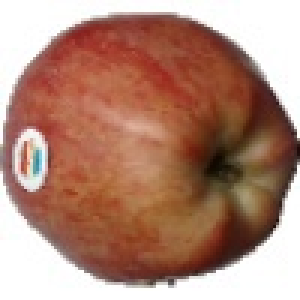
#> input picture data/test/apple/102_r_322_100.jpg, 100 x 100 px (shown 3 times larger); its folder holds only this picture in this run
$ python train.py
#> lines starting #> are read from the running program, lines starting #| are printed output that depends on the picture; after the words box and inside, x2 and y2 are one past the last pixel; in counts of white or black regions, pixels touching at a corner belong together
#> in yukle, img is the input picture: shape (100, 100, 3); mean B, G, R 119.3, 135.8, 177.2
### features.py
import cv2
import numpy as np


def extract(img_bgr):
    """Bir meyve resminden sayisal ozellik vektoru cikarir (renk + sekil)."""
    img = cv2.resize(img_bgr, (100, 100))
    hsv = cv2.cvtColor(img, cv2.COLOR_BGR2HSV)
#> hsv: shape (100, 100, 3); mean H, S, V 17.5, 104.4, 177.5


    mask = (img.min(axis=2) < 235).astype(np.uint8) * 255
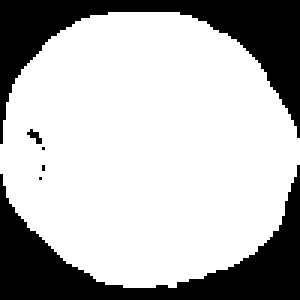
#> mask: shape (100, 100) (shown 3 times larger); 71.9% white; 6 black regions (4 under 20 px), largest, box (x1, y1, x2, y2) and area: (0, 55, 100, 100) 1411, (0, 0, 100, 48) 1388
    mask = cv2.morphologyEx(mask, cv2.MORPH_CLOSE, np.ones((5, 5), np.uint8))
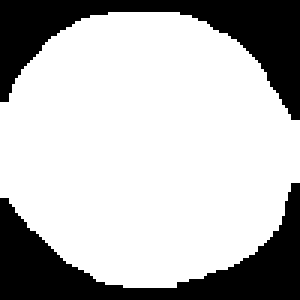
#> mask: shape (100, 100) (shown 3 times larger); 72.5% white; 2 black regions


    shape = [0.0, 0.0, 0.0, 0.0, 0.0]
    cnts, _ = cv2.findContours(mask, cv2.RETR_EXTERNAL, cv2.CHAIN_APPROX_SIMPLE)
#> cnts = 1 contour; box (x1, y1, x2, y2) and area: (0, 4, 100, 96) 7112
    if cnts:
        c = max(cnts, key=cv2.contourArea)
#> c = contour of 114 points, box (x1, y1, x2, y2) (0, 4, 100, 96), area 7112
        area = cv2.contourArea(c)
#> area = 7111.5
        per = cv2.arcLength(c, True)
#> per = 322
        hull_area = cv2.contourArea(cv2.convexHull(c))
#> hull_area = 7232
        (w, h) = cv2.minAreaRect(c)[1]
#> w = 91; h = 99
        if area > 0 and per > 0 and w > 0 and h > 0:
            aspect = max(w, h) / min(w, h)
#> aspect = 1.09
            solidity = area / max(hull_area, 1e-6)
#> solidity = 0.983
            circularity = 4 * np.pi * area / (per * per)
#> circularity = 0.862
            area_ratio = area / (100 * 100)
#> area_ratio = 0.711
            extent = area / (w * h)
#> extent = 0.789
            shape = [aspect, solidity, circularity, area_ratio, extent]
#> shape = [1.09, 0.983, 0.862, 0.711, 0.789]


    m = mask if mask.sum() > 0 else None
    feats = []
    for ch, bins, rng in ((0, 18, [0, 180]), (1, 8, [0, 256]), (2, 8, [0, 256])):
        hist = cv2.calcHist([hsv], [ch], m, [bins], rng).flatten()
        feats += list(hist / (hist.sum() + 1e-6))
#> this loop made 3 passes
#> hist on passes 2 to 3: [399, 252, 349, 835, 2136, 2720, 525, 37], [28, 157, 661, 914, 2637, 2193, 445, 218]
#> after the loop, feats = 34 values, max 0.626 at index 0, min 0 at index 13, mean 0.0882

    return np.array(feats + shape, dtype=np.float32)

### train.py
from pathlib import Path

import cv2
import joblib
import matplotlib
import numpy as np
from sklearn.ensemble import RandomForestClassifier
from sklearn.metrics import (ConfusionMatrixDisplay, accuracy_score,
                             classification_report, confusion_matrix)

from features import extract

matplotlib.use("Agg")
import matplotlib.pyplot as plt

KOK = Path(__file__).parent
SINIFLAR = ["apple", "pear", "banana"]


def yukle(bolum):
    X, y = [], []
    for etiket in SINIFLAR:
        for yol in sorted((KOK / "data" / bolum / etiket).glob("*.jpg")):
            img = cv2.imdecode(np.fromfile(str(yol), dtype=np.uint8), cv2.IMREAD_COLOR)
            if img is None:
                continue
            X.append(extract(img))
            y.append(etiket)
        print(f"  {bolum}/{etiket}: yuklendi")
    return np.array(X), np.array(y)


print("Veri yukleniyor...")
X_train, y_train = yukle("training")
X_test, y_test = yukle("test")
#> the loop in extract (call 2), `for ch, bins, rng in ((0, 18, [0, 180]), (1, 8, [0, 256]), (2, 8, [0, ..` made 3 passes
print(f"Egitim: {len(X_train)} resim, Test: {len(X_test)} resim, "
      f"Ozellik sayisi: {X_train.shape[1]}")
#| Egitim: 1 resim, Test: 1 resim, Ozellik sayisi: 39

print("Model egitiliyor...")
model = RandomForestClassifier(n_estimators=200, random_state=42, n_jobs=-1)
model.fit(X_train, y_train)

tahmin = model.predict(X_test)
print(f"\nTest dogrulugu: {accuracy_score(y_test, tahmin) * 100:.2f}%\n")
#| Test dogrulugu: 100.00%
print(classification_report(y_test, tahmin, labels=SINIFLAR))
#|               precision    recall  f1-score   support
#|        apple       1.00      1.00      1.00         1
#|         pear       0.00      0.00      0.00         0
#|       banana       0.00      0.00      0.00         0
#|     accuracy                           1.00         1
#|    macro avg       0.33      0.33      0.33         1
#| weighted avg       1.00      1.00      1.00         1

cm = confusion_matrix(y_test, tahmin, labels=SINIFLAR)
#> cm = [[1, 0, 0], [0, 0, 0], [0, 0, 0]]
print("Confusion matrix (satir=gercek, sutun=tahmin):")
print(cm)
#| [[1 0 0]
#|  [0 0 0]
#|  [0 0 0]]

ConfusionMatrixDisplay(cm, display_labels=SINIFLAR).plot(cmap="Blues")
plt.title("Confusion Matrix")
plt.savefig(KOK / "confusion_matrix.png", dpi=150, bbox_inches="tight")
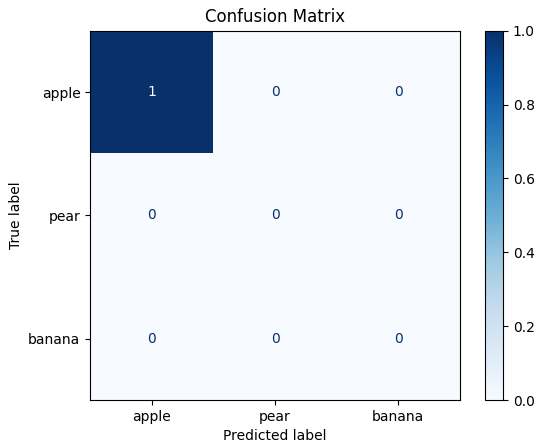
#> figure drawn by matplotlib, 2 panels

joblib.dump({"model": model, "classes": SINIFLAR}, KOK / "model.joblib")
print("\nModel kaydedildi: model.joblib")
print("Grafik kaydedildi: confusion_matrix.png")
